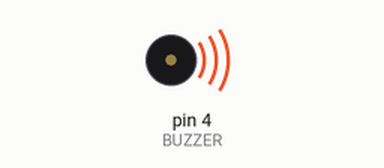
This sketch was run on a simulated Arduino Uno, built with avr-gcc and run on an emulated ATmega328P. Shown: buzzer (waves = sounding).

Above: at 0.1 s.
At 1.1 s:
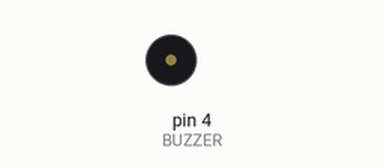
Timing chart, 0 to 2.6 s (numbered marks = the images above):
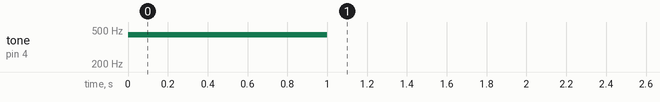

The sketch:

Theremin.ino
```cpp
#define BUZZER 4

void setup() {
	pinMode(BUZZER, OUTPUT);
	/* tone(PIN, FREQ[, DURATION]) */
	testBuzzer(BUZZER);
}

void loop() {
}

/** Plays a sound A=440hz for 1 second. Used to test that the BUZZER
 * configuration is correct. */
void testBuzzer(int buzzerPin) {
	tone(buzzerPin, 440, 1000);
}
```

Measured:
- by itself, tone on pin 4 (BUZZER): silent → 440 Hz at 0.00 s, → silent 1.0 s later
